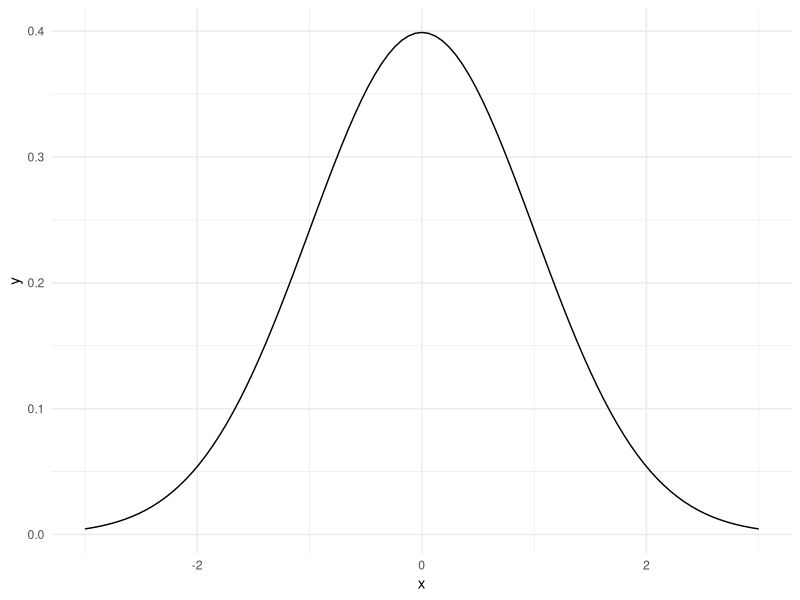
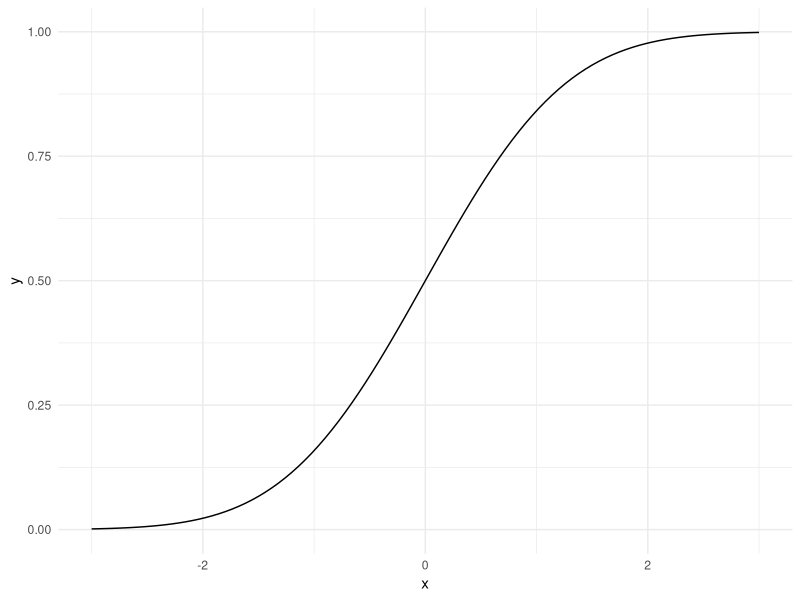
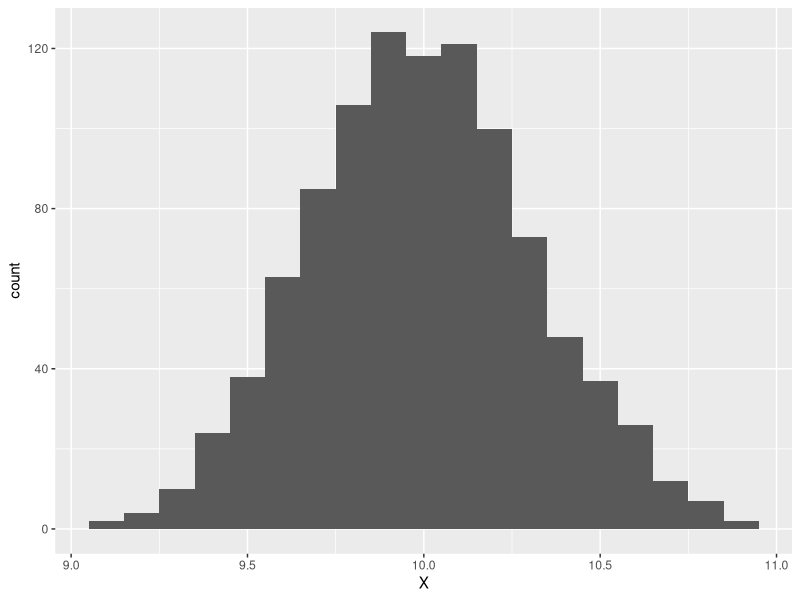
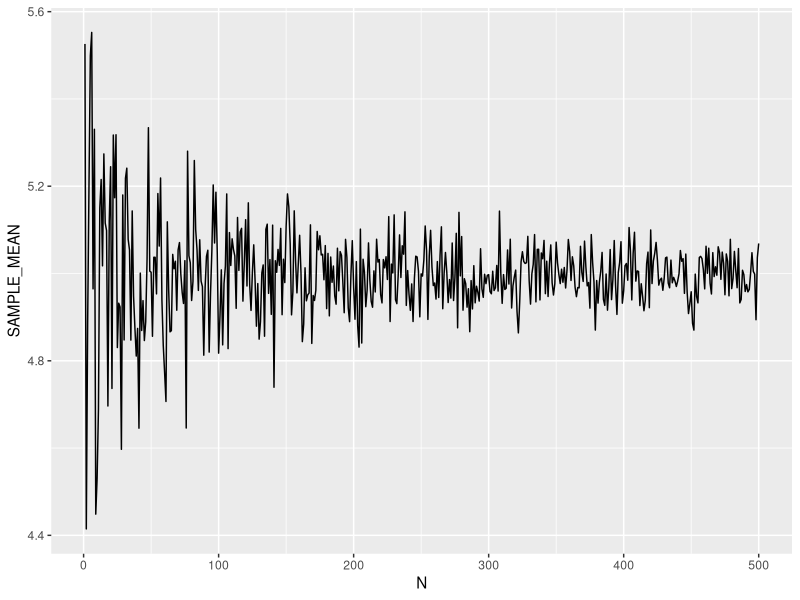
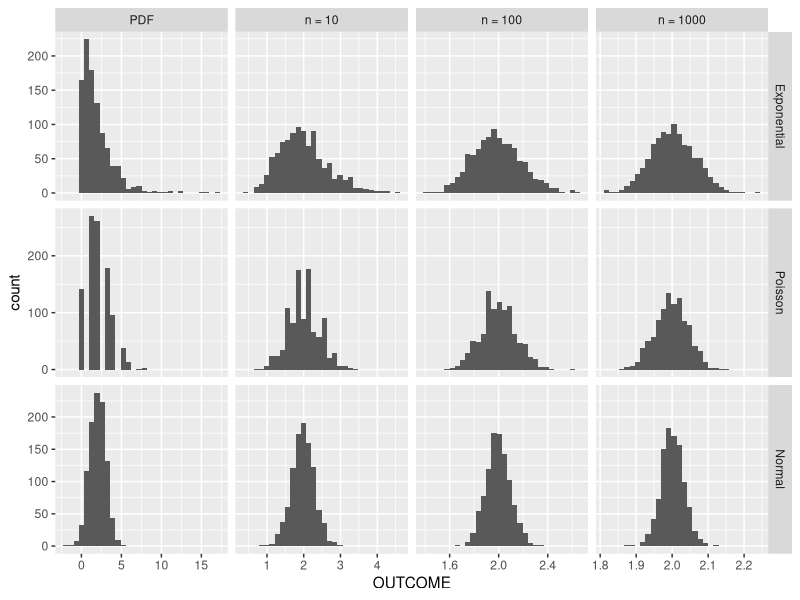

Generate these figures, in order, with R:
## ---- chunk 1
library(dplyr)
library(knitr)
library(kableExtra)
## ---- chunk 2

set.seed(9000) # Power level over 9000!
test_group <- c(rep("Fail", 1000), rep("Pass", 4000), rep("Pass+", 500))
test_group_mat <- model.matrix(~as.factor(test_group))
beta <- 
  (c(qlogis(.20), qlogis(.60) - qlogis(.20), qlogis(.80) - qlogis(.20))) |>
  as.matrix(ncol = 1)
hire_latent <- test_group_mat%*%beta 
hire_outcome <- rbinom(length(hire_latent), size = 1, prob = plogis(hire_latent))
hire_data <- 
  data.frame(
    TEST_OUTCOME = test_group,
    HIRE_OUTCOME = hire_outcome,
    HIRE_CATEGORY = dplyr::case_when(
      hire_outcome == 0 ~ "Turndown",
      TRUE ~ "Hire"
    )
  )

xtabs(~TEST_OUTCOME + HIRE_CATEGORY, hire_data) |> 
  prop.table() |> 
  round(3) |>
  kableExtra::kbl() |>
  kableExtra::kable_minimal()

## ---- chunk 3
xtabs(~TEST_OUTCOME + HIRE_CATEGORY, hire_data) |> 
  prop.table(1) |> 
  round(3) |>
  kableExtra::kbl(
    caption = "<em><strong>P(Selection Decision) given Assessment Outcome</strong></em>"
  ) |>
  kableExtra::kable_minimal()
## ---- chunk 4
xtabs(~TEST_OUTCOME + HIRE_CATEGORY, hire_data) |> 
  prop.table(2) |> 
  round(3) |>
  kableExtra::kbl(
    caption = "<em><strong>P(Assessment Outcome) given Selection Decision</strong></em>"
  ) |>
  kableExtra::kable_minimal()
## ---- chunk 5
ggplot2::ggplot(
  data = data.frame(x = -3:3),
  ggplot2::aes(x = x)
) + 
  ggplot2::xlim(c(-3, 3)) + 
  ggplot2::geom_function(
    fun = dnorm
  ) + 
  ggplot2::theme_minimal()
## ---- chunk 6
ggplot2::ggplot(
  data = data.frame(x = -3:3),
  ggplot2::aes(x = x)
) + 
  ggplot2::xlim(c(-3, 3)) + 
  ggplot2::geom_function(
    fun = pnorm
  ) + 
  ggplot2::theme_minimal()
## ---- chunk 7
set.seed(42)
population_mean <- 10
population_variance <- 5
number_samples <- 1000
sample_size <- 50
sample_mean <- numeric()

for(i in 1:number_samples) {
  x <- rnorm(
    n = sample_size, 
    mean = population_mean,
    sd = sqrt(population_variance)
  )
  
  sample_mean_1 <- mean(x)
  sample_mean <- 
    c(sample_mean, 
      sample_mean_1)
}
## ---- chunk 8
ggplot2::ggplot(
  data = data.frame(X = sample_mean),
  ggplot2::aes(
    x = X
  )
) + 
  ggplot2::geom_histogram(
    binwidth = .10
  )
## ---- chunk 9
mean(sample_mean) # Should be close to the population mean
sd(sample_mean) # Standard Error of the Mean
## ---- chunk 10
mean_plot_data <- 
  data.frame(
    N = 1:500,
    SAMPLE_MEAN = NA
  )

for(n in 1:500) {
  
  sample_mean <- 
    rnorm(n = n, mean = 5, sd = 1) |>
    mean()
  
  mean_plot_data[n, 2] <- sample_mean
  
  
}
## ---- chunk 11
ggplot2::ggplot(
  data = mean_plot_data,
  ggplot2::aes(
    x = N, 
    y = SAMPLE_MEAN
  )
) +
  ggplot2::geom_line()
## ---- chunk 12
df <- 
  data.frame(
    FAMILY = rep(c("Exponential", "Poisson", "Normal"), each = 1000),
    N = rep("PDF", 3000),
    OUTCOME = c(rexp(1000, .50), rpois(1000, lambda = 2), rnorm(1000, mean = 2))
  )

for(i in 1:1000) {
  
  # Exponential family
  mean_rexp_30 <- 
    rexp(10, .50) |>
    mean()
  
  mean_rexp_100 <- 
    rexp(100, .50) |>
    mean()
  
  mean_rexp_1000 <- 
    rexp(1000, .50) |>
    mean()
  
  exp_df <- 
    data.frame(
      FAMILY = rep("Exponential", 3),
      N = c("n = 10", "n = 100", "n = 1000"),
      OUTCOME = c(mean_rexp_30, mean_rexp_100, mean_rexp_1000)
    )
  
  # Poisson Family
  mean_pois_30 <-
    rpois(10, lambda = 2) |>
    mean()
  
  mean_pois_100 <-
    rpois(100, lambda = 2) |>
    mean()
  
  mean_pois_1000 <-
    rpois(1000, lambda = 2) |>
    mean()
  
  pois_df <- 
    data.frame(
      FAMILY = rep("Poisson", 3),
      N = c("n = 10", "n = 100", "n = 1000"),
      OUTCOME = c(mean_pois_30, mean_pois_100, mean_pois_1000)
    )
  
  # Normal family
  mean_norm_30 <- 
    rnorm(10, mean = 2) |>
    mean()
  
  mean_norm_100 <-
    rnorm(100, mean = 2) |>
    mean()
  
  mean_norm_1000 <- 
    rnorm(1000, mean = 2) |>
    mean()
  
  norm_df <- 
    data.frame(
      FAMILY = rep("Normal", 3),
      N = c("n = 10", "n = 100", "n = 1000"),
      OUTCOME = c(mean_norm_30, mean_norm_100, mean_norm_1000)
    )
  
  df <- 
    df |>
    rbind(
      exp_df,
      pois_df,
      norm_df
    )
  
}

df <-
  df |>
  dplyr::mutate(
    FAMILY = factor(
      FAMILY, 
      ordered = T, 
      levels = c("Exponential", "Poisson", "Normal")
    ),
    N = factor(
      N,
      ordered = TRUE,
      levels = c("PDF", "n = 10", "n = 100", "n = 1000")
    )
  )


ggplot2::ggplot(
  data = df,
  ggplot2::aes(
    x = OUTCOME
  )
) + 
  ggplot2::facet_grid(
    FAMILY ~ N,
    scales = "free"
  ) +
  ggplot2::geom_histogram()

## ---- chunk 13
# Set the parameters 
set.seed(32) # Seed for reproducibility
n <- 500 # Sample size
b0 <- 2 # Population Regression Intercept
b1 <- 1 # Population Regression Slope
sigma <- 4 # Population variance

x1 <- sample(
  1:5, 
  size = n, 
  replace = TRUE, 
  prob = c(.10, .15, .15, .30, .30)
)

x2 <- sample(
  1:5,
  size = n,
  replace = TRUE
)

# Generate dependent var.
y <- rnorm(
  n = n, 
  mean = b0 + b1*x1 + 0*x2, 
  sd = sqrt(sigma)
) 

mod <- lm(y ~ x1 + x2) # Estimate model 
## ---- chunk 14
summary(mod)
## ---- chunk 15
summary(mod)
## ---- chunk 16

# X2 coefficient and SE
x2_beta <- summary(mod)$coef[3, 1]
x2_se <- summary(mod)$coef[3, 2]

# Test statistics
test_stat_0 <- (x2_beta - 0) / x2_se # Null = 0
test_stat_25 <- (x2_beta - .25) / x2_se # Null = .25

# P-value for x2 when null hypothesis = 0 (using a central T distribution)
pnorm(abs(test_stat_0), mean = 0, sd = 1, lower.tail = FALSE) * 2 |>
  round(3)

# P-value for x2 when null hypothesis = .25
pnorm(abs(test_stat_25), mean = 0, sd = 1, lower.tail = FALSE) * 2 |>
  round(3)

## ---- chunk 17

confint_mod <- confint(mod) # Creates 95% confidence intervals
x1_coef <- summary(mod)$coef[2, 1]
x1_se <- summary(mod)$coef[2, 2]
x1_lower <- confint_mod[2, 1]
x1_upper <- confint_mod[2, 2]
x1_lower_pvalue <- pnorm(x1_coef, mean = x1_lower, sd = x1_se, lower.tail = F)*2
x1_upper_pvalue <- pnorm(x1_coef, mean = x1_upper, sd = x1_se, lower.tail = T)*2

## ---- chunk 18

tibble::tibble(
  X1_COEF = x1_coef,
  X1_STD_ERROR = x1_se,
  X1_LOWER_CI = x1_lower,
  X1_UPPER_CI = x1_upper,
  X1_LOWER_P = x1_lower_pvalue,
  X1_UPPER_P = x1_upper_pvalue
) |>
  round(3)

## ---- chunk 19

# Set the parameters 
set.seed(3342) # Seed for reproducibility
n <- 500 # Sample size
b0 <- 2 # Population Regression Intercept
b1 <- 1 # Population Regression Slope
sigma <- 4 # Population variance

x1 <- sample(
  1:5, 
  size = n, 
  replace = TRUE, 
  prob = c(.10, .15, .15, .30, .30)
)

x2 <- sample(
  1:5,
  size = n,
  replace = TRUE
)

ci_vec <- numeric() # Create CI vector
for(i in 1:500) {
  
  # Generate dependent var.
  y <- rnorm(
  n = n, 
  mean = b0 + b1*x1 + 0*x2, 
  sd = sqrt(sigma)
) 
  
  mod <- lm(y ~ x1 + x2) # Estimate model 
  
  # Get CI
  ci_mod <- confint(mod)
  ci_lower <- ci_mod[2, 1]
  ci_upper <- ci_mod[2, 2]
  
  # Does CI contain pop. par -- Yes or No
  coverage <- ci_lower <= b1 & b1 <= ci_upper
  ci_vec <- c(ci_vec, coverage)
  
}
## ---- chunk 20
# What proportion of CIs contained pop. par.?
mean(ci_vec)
